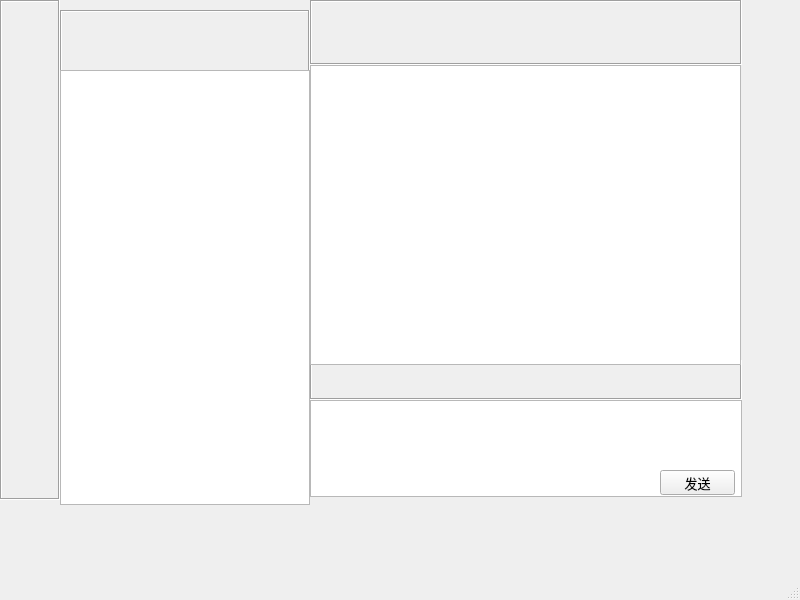
<?xml version="1.0" encoding="UTF-8"?>
<ui version="4.0">
 <class>MainWindow</class>
 <widget class="QMainWindow" name="MainWindow">
  <property name="geometry">
   <rect>
    <x>0</x>
    <y>0</y>
    <width>800</width>
    <height>600</height>
   </rect>
  </property>
  <property name="windowTitle">
   <string>MainWindow</string>
  </property>
  <widget class="QWidget" name="centralwidget">
   <widget class="QLabel" name="label">
    <property name="geometry">
     <rect>
      <x>0</x>
      <y>0</y>
      <width>60</width>
      <height>500</height>
     </rect>
    </property>
    <property name="frameShape">
     <enum>QFrame::Box</enum>
    </property>
    <property name="frameShadow">
     <enum>QFrame::Sunken</enum>
    </property>
    <property name="text">
     <string/>
    </property>
    <property name="pixmap">
     <pixmap resource="res.qrc">:/img/bar.jpg</pixmap>
    </property>
   </widget>
   <widget class="QLabel" name="label_2">
    <property name="geometry">
     <rect>
      <x>60</x>
      <y>10</y>
      <width>250</width>
      <height>65</height>
     </rect>
    </property>
    <property name="frameShape">
     <enum>QFrame::Box</enum>
    </property>
    <property name="frameShadow">
     <enum>QFrame::Sunken</enum>
    </property>
    <property name="text">
     <string/>
    </property>
    <property name="pixmap">
     <pixmap resource="res.qrc">:/img/search.jpg</pixmap>
    </property>
   </widget>
   <widget class="QPushButton" name="searchPushButton">
    <property name="geometry">
     <rect>
      <x>100</x>
      <y>30</y>
      <width>191</width>
      <height>26</height>
     </rect>
    </property>
    <property name="text">
     <string/>
    </property>
    <property name="flat">
     <bool>true</bool>
    </property>
   </widget>
   <widget class="QTableWidget" name="userListTableWidget">
    <property name="enabled">
     <bool>true</bool>
    </property>
    <property name="geometry">
     <rect>
      <x>60</x>
      <y>70</y>
      <width>250</width>
      <height>435</height>
     </rect>
    </property>
    <property name="font">
     <font>
      <pointsize>14</pointsize>
     </font>
    </property>
    <property name="selectionMode">
     <enum>QAbstractItemView::SingleSelection</enum>
    </property>
    <property name="selectionBehavior">
     <enum>QAbstractItemView::SelectRows</enum>
    </property>
    <property name="showGrid">
     <bool>false</bool>
    </property>
    <attribute name="horizontalHeaderVisible">
     <bool>false</bool>
    </attribute>
    <attribute name="horizontalHeaderDefaultSectionSize">
     <number>250</number>
    </attribute>
    <attribute name="verticalHeaderVisible">
     <bool>false</bool>
    </attribute>
    <column>
     <property name="text">
      <string>新建列</string>
     </property>
    </column>
   </widget>
   <widget class="QLabel" name="userLabel">
    <property name="geometry">
     <rect>
      <x>311</x>
      <y>1</y>
      <width>121</width>
      <height>62</height>
     </rect>
    </property>
    <property name="font">
     <font>
      <pointsize>15</pointsize>
     </font>
    </property>
    <property name="text">
     <string/>
    </property>
    <property name="alignment">
     <set>Qt::AlignCenter</set>
    </property>
   </widget>
   <widget class="QLabel" name="label_3">
    <property name="geometry">
     <rect>
      <x>310</x>
      <y>0</y>
      <width>432</width>
      <height>65</height>
     </rect>
    </property>
    <property name="frameShape">
     <enum>QFrame::Box</enum>
    </property>
    <property name="frameShadow">
     <enum>QFrame::Sunken</enum>
    </property>
    <property name="text">
     <string/>
    </property>
    <property name="pixmap">
     <pixmap resource="res.qrc">:/img/title.jpg</pixmap>
    </property>
   </widget>
   <widget class="QTextBrowser" name="chatTextBrowser">
    <property name="geometry">
     <rect>
      <x>310</x>
      <y>65</y>
      <width>431</width>
      <height>300</height>
     </rect>
    </property>
   </widget>
   <widget class="QPushButton" name="transPushButton">
    <property name="geometry">
     <rect>
      <x>370</x>
      <y>370</y>
      <width>31</width>
      <height>23</height>
     </rect>
    </property>
    <property name="text">
     <string/>
    </property>
    <property name="flat">
     <bool>true</bool>
    </property>
   </widget>
   <widget class="QLabel" name="label_5">
    <property name="geometry">
     <rect>
      <x>310</x>
      <y>360</y>
      <width>432</width>
      <height>40</height>
     </rect>
    </property>
    <property name="frameShape">
     <enum>QFrame::Box</enum>
    </property>
    <property name="frameShadow">
     <enum>QFrame::Sunken</enum>
    </property>
    <property name="text">
     <string/>
    </property>
    <property name="pixmap">
     <pixmap resource="res.qrc">:/img/tool.jpg</pixmap>
    </property>
   </widget>
   <widget class="QTextEdit" name="chatTextEdit">
    <property name="geometry">
     <rect>
      <x>310</x>
      <y>400</y>
      <width>432</width>
      <height>97</height>
     </rect>
    </property>
   </widget>
   <widget class="QPushButton" name="sendPushButton">
    <property name="geometry">
     <rect>
      <x>660</x>
      <y>470</y>
      <width>75</width>
      <height>25</height>
     </rect>
    </property>
    <property name="font">
     <font>
      <pointsize>10</pointsize>
     </font>
    </property>
    <property name="text">
     <string>发送</string>
    </property>
   </widget>
   <zorder>label_2</zorder>
   <zorder>label_3</zorder>
   <zorder>label_5</zorder>
   <zorder>label</zorder>
   <zorder>chatTextBrowser</zorder>
   <zorder>transPushButton</zorder>
   <zorder>chatTextEdit</zorder>
   <zorder>sendPushButton</zorder>
   <zorder>userLabel</zorder>
   <zorder>searchPushButton</zorder>
   <zorder>userListTableWidget</zorder>
  </widget>
  <widget class="QMenuBar" name="menubar">
   <property name="geometry">
    <rect>
     <x>0</x>
     <y>0</y>
     <width>800</width>
     <height>24</height>
    </rect>
   </property>
  </widget>
  <widget class="QStatusBar" name="statusbar"/>
 </widget>
 <resources>
  <include location="res.qrc"/>
 </resources>
 <connections/>
</ui>
